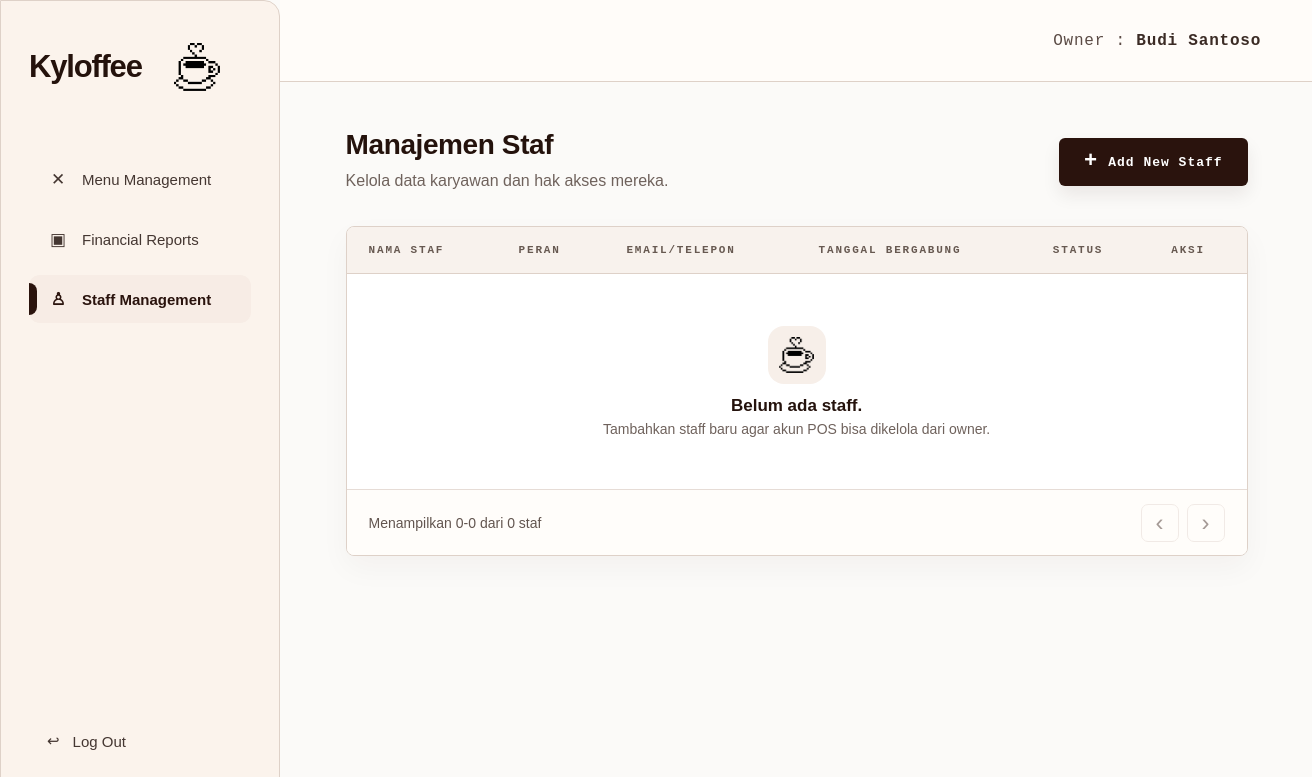
/owner/users (signed in), run on an earlier commit of the app's database.
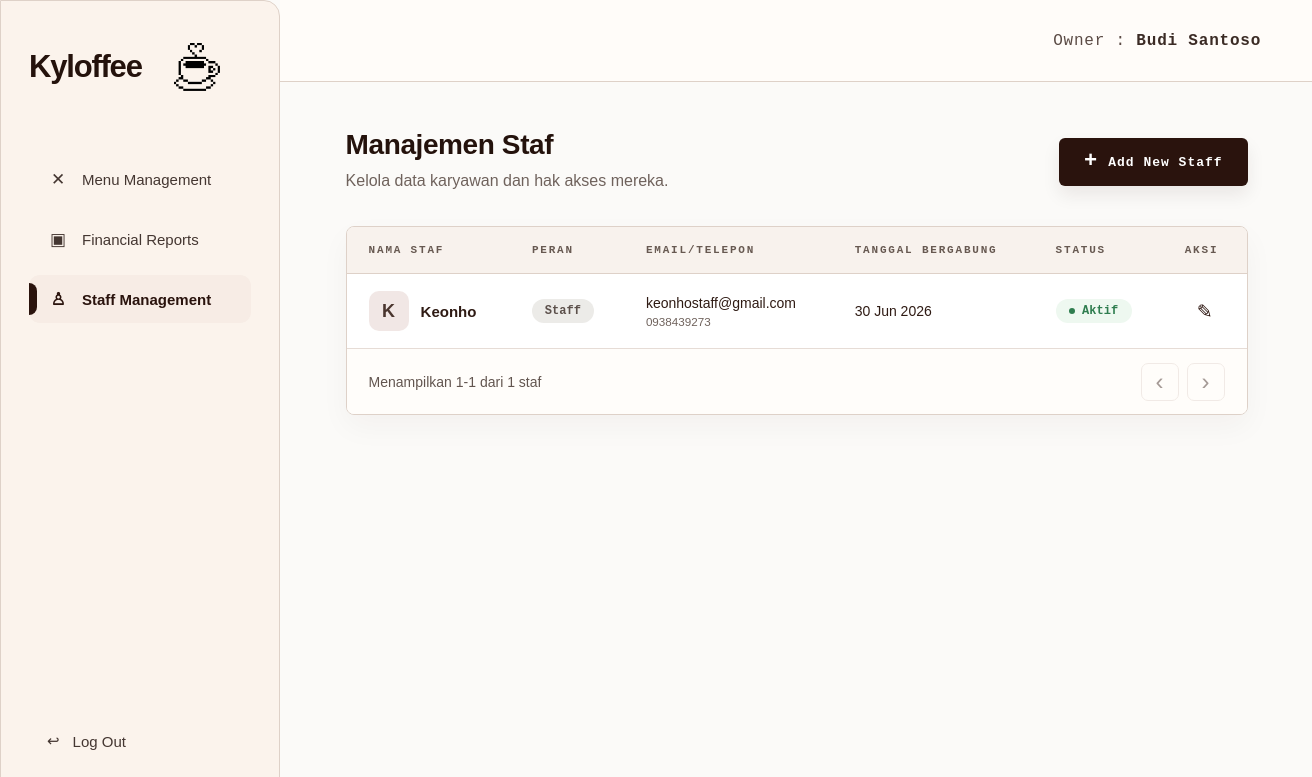
And on a later commit of the database.
### tables this page shows
CREATE TABLE users (
                id INTEGER PRIMARY KEY AUTOINCREMENT,
                full_name TEXT NOT NULL,
                email TEXT UNIQUE NOT NULL,
                password_hash TEXT NOT NULL,
                role TEXT NOT NULL,
                created_at TIMESTAMP DEFAULT CURRENT_TIMESTAMP
            , staff_phone TEXT, staff_position TEXT DEFAULT 'Staff', joined_date TEXT, staff_status TEXT DEFAULT 'Aktif', is_active INTEGER NOT NULL DEFAULT 1);

### app.py (the view)
@app.route("/owner/users")
@owner_required
def owner_users():
    init_db()
    page = request.args.get("page", 1, type=int)
    per_page = 6
    if page < 1:
        page = 1
    db = get_db()
    offset = (page - 1) * per_page
    total = fetch_scalar(db.execute("SELECT COUNT(*) FROM users WHERE LOWER(role) = ?", ("staff",))) or 0
    staff_rows = db.execute(
        """
        SELECT id, full_name, email, staff_phone, staff_position, joined_date, staff_status, is_active, created_at
        FROM users
        WHERE LOWER(role) = ?
        ORDER BY id ASC
        LIMIT ? OFFSET ?
        """,
        ("staff", per_page, offset),
    ).fetchall()
    total_pages = max(1, (total + per_page - 1) // per_page)
    return render_template(
        "owner_staff.html",
        owner_name=get_owner_name(),
        active_page="staff",
        staff_members=[format_staff_member(staff) for staff in staff_rows],
        page=page,
        total_pages=total_pages,
        total=total,
        per_page=per_page,
    )

### app.py (called while the page is built, shortened)
def get_db():
    global REMOTE_DB_FAILED
    if "db" not in g:
        should_try_mysql = DB_USE_MYSQL and not (REMOTE_DB_FAILED and DB_FALLBACK_SQLITE)
        sqlite_conn = sqlite3.connect(DATABASE)
        sqlite_conn.row_factory = sqlite3.Row
        g.db = DatabaseConnection(sqlite_conn, is_mysql=False)
    return g.db

def execute_script_commit(script):
    db = get_db()
    try:
        db.executescript(script)
        db.commit()
        app.logger.debug("DB script commit successful.")
    except Exception:
        db.rollback()
        app.logger.exception("DB schema change failed and rollback executed.")
        raise

def fetch_scalar(cursor):
    row = cursor.fetchone()
    if row is None:
        return None
    if isinstance(row, dict):
        return next(iter(row.values()))
    return row[0]

def row_to_dict(row):
    if row is None:
        return {}
    if isinstance(row, dict):
        return row
    return dict(row)

def get_owner_name():
    return (
        session.get("full_name")
        or session.get("name")
        or session.get("username")
        or "Owner"
    )

def owner_required(view_func):
    @wraps(view_func)
    def wrapped_view(**kwargs):
        if not session.get("user_id"):
            flash("Silakan login terlebih dahulu.", "error")
            return redirect(url_for("login"))
        if session.get("role") != "owner":
            return redirect_for_role()
        return view_func(**kwargs)
    return wrapped_view

def format_short_date(value):
    month_names = ["Jan", "Feb", "Mar", "Apr", "Mei", "Jun", "Jul", "Agu", "Sep", "Okt", "Nov", "Des"]
    return f"{value.day} {month_names[value.month - 1]} {value.year}"

def parse_report_date(value):
    if not value:
        return None
    try:
        return datetime.strptime(value, "%Y-%m-%d").date()
    except ValueError:
        return None

def parse_staff_date(value):
    value = str(value or "").strip()
    if not value:
        return ""
    for date_format in ("%Y-%m-%d", "%m/%d/%Y"):
        try:
            return datetime.strptime(value, date_format).date().isoformat()
        except ValueError:
            continue
    return ""

def format_staff_date(value):
    value = str(value or "").strip()
    if not value:
        return "-"
    date_part = value[:10]
    parsed_date = parse_report_date(date_part)
    if parsed_date:
        return format_short_date(parsed_date)
    return value

    def cursor(self):
        return self.conn.cursor()

### templates/owner_staff.html (shortened to what this page needs)
<!DOCTYPE html>
<html lang="id">
<head>
    <link rel="stylesheet" href="{{ url_for('static', filename='css/owner_shell.css') }}">
    <link rel="stylesheet" href="{{ url_for('static', filename='css/owner_menu.css') }}">
</head>
<body>
    <div class="owner-page">
        {% include 'partials/owner_sidebar.html' %}
        <main class="owner-main">
            <header class="owner-topbar">
                <div class="owner-identity">Owner : <strong>{{ owner_name }}</strong></div>
            </header>
            <section class="owner-content owner-content--staff">
                <div class="page-heading page-heading--row staff-heading">
                    <div>
                        <h1>Manajemen Staf</h1>
                        <p class="page-subtitle">Kelola data karyawan dan hak akses mereka.</p>
                    </div>
                    <a href="{{ url_for('owner_users_add') }}" class="primary-button staff-add-button">
                        <span>+</span>
                        Add New Staff
                    </a>
                </div>
                <section class="menu-table-card staff-table-card" aria-label="Daftar staf Kyloffee">
                    <div class="table-responsive">
                        <table class="menu-table staff-table">
                            <thead>
                                <tr>
                                    <th>Nama Staf</th>
                                    <th>Peran</th>
                                    <th>Email/Telepon</th>
                                    <th>Tanggal Bergabung</th>
                                    <th>Status</th>
                                    <th>Aksi</th>
                                </tr>
                            </thead>
                            <tbody>
                                {% if staff_members %}
                                    {% for staff in staff_members %}
                                        <tr>
                                            <td>
                                                <div class="staff-name-cell">
                                                    <span class="staff-avatar">{{ staff.initial }}</span>
                                                    <strong>{{ staff.full_name }}</strong>
                                                </div>
                                            </td>
                                            <td><span class="staff-role-pill">{{ staff.position }}</span></td>
                                            <td>
                                                <div class="staff-contact">
                                                    <span>{{ staff.email }}</span>
                                                    <small>{{ staff.phone }}</small>
                                                </div>
                                            </td>
                                            <td>{{ staff.joined_date }}</td>
                                            <td>
                                                <span class="staff-status staff-status--{{ staff.status_tone }}">
                                                    <i></i>{{ staff.status }}
                                                </span>
                                            </td>
                                            <td class="action-cell">
                                                <a href="{{ url_for('owner_users_edit', staff_id=staff.id) }}" class="icon-button" title="Edit staf">&#9998;</a>
                                            </td>
                                        </tr>
                                    {% endfor %}
                                {% else %}
                                    <tr>
                                        <td colspan="6" class="empty-state">
                                            <div class="empty-state__icon">
                                                <img src="{{ url_for('static', filename='assets/logo-coffee.png') }}" alt="">
                                            </div>
                                            <strong>Belum ada staff.</strong>
                                            <p>Tambahkan staff baru agar akun POS bisa dikelola dari owner.</p>
                                        </td>
                                    </tr>
                                {% endif %}
                            </tbody>
                        </table>
                    </div>
                    {% set start_item = ((page - 1) * per_page) + 1 if total > 0 else 0 %}
                    {% set end_item = page * per_page if page * per_page < total else total %}
                    <footer class="table-footer">
                        <p>Menampilkan {{ start_item }}-{{ end_item }} dari {{ total }} staf</p>
                        <div class="pagination">
                            <a class="page-button {% if page <= 1 %}disabled{% endif %}" href="{{ url_for('owner_users', page=page-1) if page > 1 else '#' }}">&lsaquo;</a>
                            <a class="page-button {% if page >= total_pages %}disabled{% endif %}" href="{{ url_for('owner_users', page=page+1) if page < total_pages else '#' }}">&rsaquo;</a>
                        </div>
                    </footer>
                </section>
            </section>
        </main>
    </div>
</body>
</html>

### templates/partials/owner_sidebar.html
<aside class="owner-sidebar">
    <a href="{{ url_for('owner_menu') }}" class="brand" aria-label="Kyloffee Owner Home">
        <span class="brand-name">Kyloffee</span>
        <img src="{{ url_for('static', filename='assets/logo-coffee.png') }}" alt="" class="brand-logo-mark">
    </a>
    <nav class="owner-nav" aria-label="Owner navigation">
        <a href="{{ url_for('owner_menu') }}" class="owner-nav__link {% if active_page == 'menu' %}active{% endif %}">
            <span class="owner-nav__icon" aria-hidden="true">&#10005;</span>
            <span>Menu Management</span>
        </a>
        <a href="{{ url_for('owner_reports') }}" class="owner-nav__link {% if active_page == 'reports' %}active{% endif %}">
            <span class="owner-nav__icon" aria-hidden="true">&#9635;</span>
            <span>Financial Reports</span>
        </a>
        <a href="{{ url_for('owner_users') }}" class="owner-nav__link {% if active_page == 'staff' %}active{% endif %}">
            <span class="owner-nav__icon" aria-hidden="true">&#9817;</span>
            <span>Staff Management</span>
        </a>
    </nav>
    <a href="{{ url_for('logout') }}" class="owner-logout">
        <span aria-hidden="true">&#8617;</span>
        <span>Log Out</span>
    </a>
</aside>

### static/css/owner_shell.css (style rules this page uses)
:root { --kyloffee-brown: #2a130d; --kyloffee-brown-2: #3a2118; --kyloffee-cream: #fbf3ec; --kyloffee-soft: #faf8f5; --kyloffee-line: #ded1c8; --kyloffee-muted: #6f625c; --kyloffee-text: #24120c; --kyloffee-white: #ffffff; --kyloffee-danger: #b83a2f; --kyloffee-success: #2f7d4f; --sidebar-width: 280px; --topbar-height: 82px; }
* { box-sizing: border-box; }
html, body { min-height: 100%; }
body { margin: 0; background: #fbfaf8; color: var(--kyloffee-text); font-family: Arial, Helvetica, sans-serif; }
a { color: inherit; }
.owner-page { min-height: 100vh; display: flex; }
.owner-sidebar { position: fixed; inset: 0 auto 0 0; z-index: 20; width: var(--sidebar-width); min-height: 100vh; background: var(--kyloffee-cream); border: 1px solid var(--kyloffee-line); border-top-right-radius: 16px; border-bottom-right-radius: 16px; padding: 42px 28px 34px; display: flex; flex-direction: column; }
.brand { display: flex; align-items: center; justify-content: flex-start; gap: 21px; text-decoration: none; color: var(--kyloffee-text); margin-bottom: 64px; }
.brand-name { font-size: 31px; font-weight: 900; letter-spacing: -1.2px; }
.brand-logo-mark { width: 68px; height: 48px; object-fit: contain; filter: brightness(0) saturate(100%) sepia(28%) saturate(1147%) hue-rotate(333deg) brightness(51%) contrast(102%); }
.owner-nav { display: flex; flex-direction: column; gap: 12px; }
.owner-nav__link, .owner-logout { min-height: 48px; display: flex; align-items: center; gap: 13px; text-decoration: none; color: #443631; border-radius: 11px; padding: 0 18px; font-size: 15px; transition: background 180ms ease, color 180ms ease; }
.owner-nav__link.active { position: relative; background: #f7ece5; color: var(--kyloffee-brown); font-weight: 700; }
.owner-nav__link.active::before { content: ""; position: absolute; left: 0; top: 8px; bottom: 8px; width: 8px; border-radius: 0 8px 8px 0; background: var(--kyloffee-brown); }
.owner-nav__icon { width: 22px; text-align: center; font-size: 17px; line-height: 1; }
.owner-logout { margin-top: auto; }
.owner-main { width: 100%; min-height: 100vh; margin-left: var(--sidebar-width); }
.owner-topbar { height: var(--topbar-height); display: flex; align-items: center; justify-content: flex-end; padding: 0 52px; background: rgba(255, 252, 249, 0.94); border-bottom: 1px solid var(--kyloffee-line); }
.owner-identity { font-family: "Courier New", monospace; font-size: 16px; letter-spacing: 0.8px; color: #5b4b45; white-space: nowrap; }
.owner-identity strong { color: #3b2b25; font-weight: 700; }
.owner-content { padding: 24px clamp(28px, 5vw, 72px) 64px; }
.page-heading { margin-bottom: 28px; }
.page-heading--row { display: flex; align-items: flex-start; justify-content: space-between; gap: 28px; }
.page-heading h1 { margin: 0 0 11px; font-size: clamp(28px, 3vw, 38px); line-height: 1.05; letter-spacing: -1.2px; }
.page-subtitle { margin: 0; max-width: 720px; color: var(--kyloffee-muted); font-size: 16px; line-height: 1.55; }
.primary-button, .submit-button, .secondary-button { height: 48px; display: inline-flex; align-items: center; justify-content: center; gap: 10px; border-radius: 6px; border: 1px solid transparent; padding: 0 24px; font-weight: 800; text-decoration: none; cursor: pointer; }
.primary-button, .submit-button { background: var(--kyloffee-brown); color: #fff; box-shadow: 0 9px 18px rgba(42, 19, 13, 0.08); }
.primary-button { margin-top: 28px; font-family: "Courier New", monospace; font-size: 13px; letter-spacing: 0.7px; }
.primary-button span { font-size: 22px; line-height: 1; }

What changed in the data, as far as the page shows it:
now on this page (row edited): users: initial "K", full_name "Keonho", position "Staff", email "keonhostaff@gmail.com", phone "0938439273", joined_date "30 Jun 2026", status "Aktif"
Also different on the page:
{{ start_item }}: "0" → "1"
{{ end_item }}: "0" → "1"
{{ total }}: "0" → "1"
text no longer shown: "Belum ada staff. Tambahkan staff baru agar akun POS bisa dikelola dari owner."
